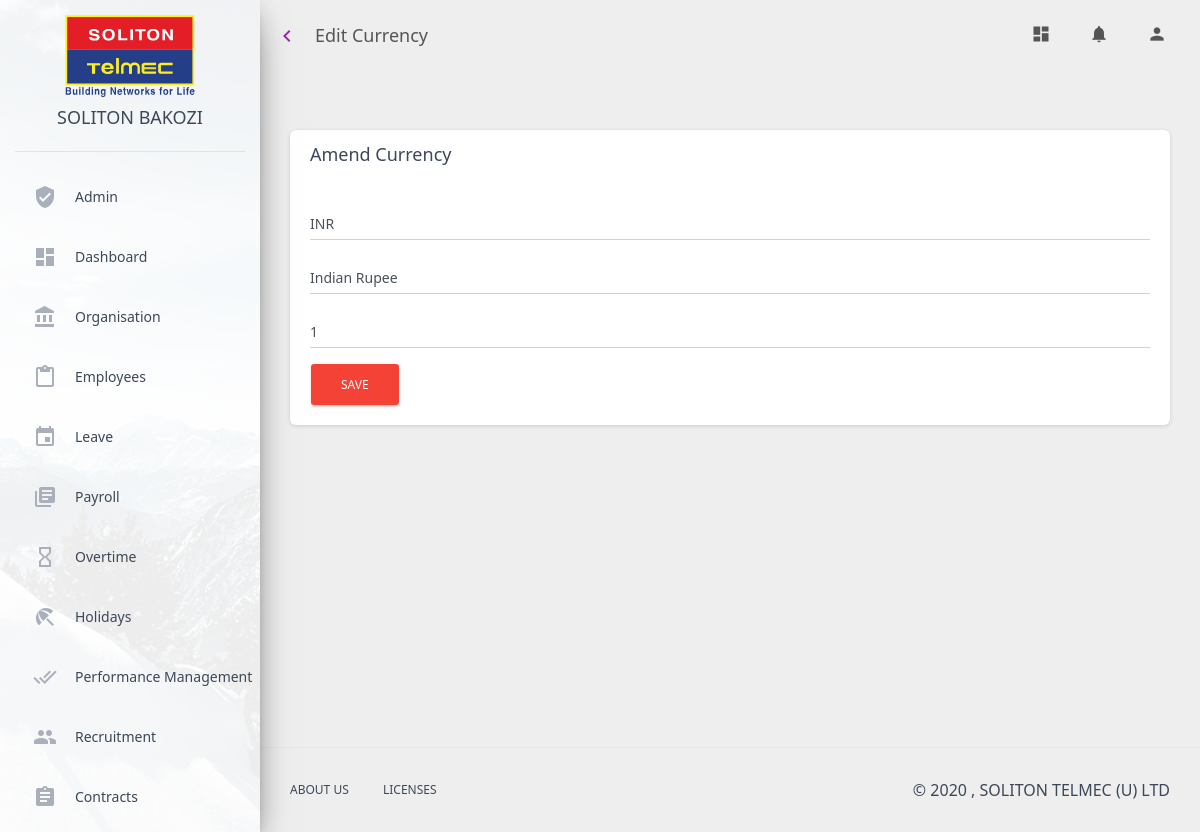
The app's page /settings/edit_currency/2/ (signed in) with its own data.
### settings/models.py (models this page shows, shortened)
class Currency(models.Model):
    code = models.CharField(max_length=10,unique=True, default="UGX")
    desc = models.CharField(max_length=20,default="Ugandan Shillings")
    cost = models.CharField(max_length=20,default="1")

### settings/views.py (the view, shortened to what this page needs)
# urls.py: path('edit_currency/<int:currency_id>/', views.edit_currency_page, name="edit_currency_page"),
def edit_currency_page(request, currency_id):
    currency = get_currency(currency_id)
    context = {
        "currency": currency
    }
    return render(request, 'settings/edit_currency.html', context)

### employees/models.py (called while the page is built)
    @property
    def position(self):
        return self.organisationdetail.position.name

    def __str__(self):
        return self.first_name + " " + self.last_name

### ems_auth/models.py (called while the page is built)
    @property
    def get_unread_notifications(self):
        return self.notification_set.filter(status="Unread")

### settings/templates/settings/edit_currency.html (shortened to what this page needs)
{%extends 'solitonems/base.html'%}
{% load humanize %}
{%block page_title %}
Edit Currency
{%endblock%}
{%block content%}
<div class="content">
    <div class="container-fluid">
        <div class="row">
            <div class="col-md-12">
                <div class="card">
                    <div class="card-header">
                        <h4 class="card-title ">Amend Currency</h4>
                    </div>
                    <div class="card-body">
                        <form method="post"> {%csrf_token%}
                            <div class="form-group">
                                <input type="text" class="form-control" placeholder="Enter currency code"
                                       name="code" value="{{currency.code}}"required>
                            </div>
                            <div class="form-group">
                                <input type="text" class="form-control" placeholder="Enter currency description"
                                       name="desc" value="{{currency.desc}}" required>
                            </div>
                            <div class="form-group">
                                <input type="text" class="form-control" placeholder="Enter currency cost"
                                       name="cost" value="{{currency.cost}}" required>
                            </div>
                            <input type="submit" class="btn btn-danger" value="Save">
                        </form>
                    </div>
                </div>
            </div>
        </div>
    </div>
</div>
{%endblock%}

### records on screen
Currency: code "INR", desc "Indian Rupee", cost "1"
